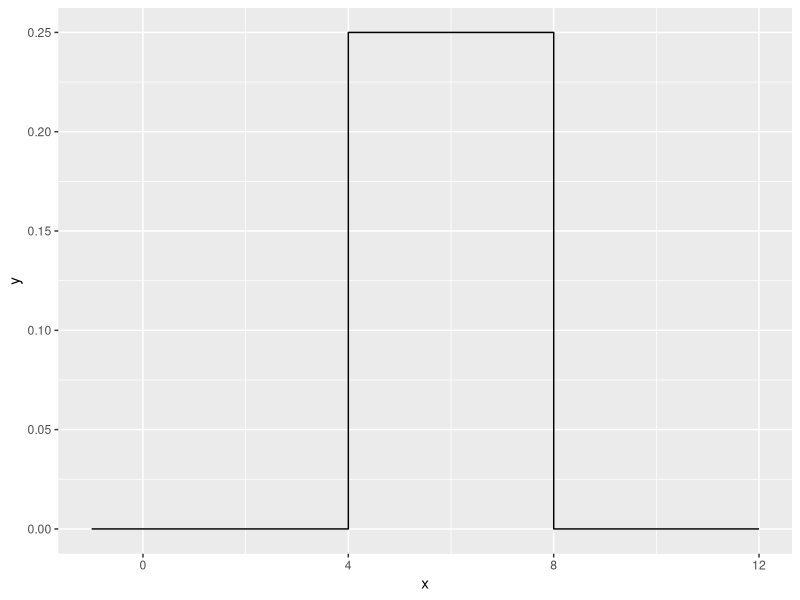

The R source for this figure:
## ---- chunk 1
library(tidyverse)
## ---- chunk 2
 prob1a.fun <- function(a,b){
   return(b*a)
 }
## ---- chunk 3
prob1a.fun(5,4)
## ---- chunk 4
prob1c.fun <- function(a,b){
  if(a > b){
    a*b
  }
  else{
    b-a
  }
}
## ---- chunk 5
prob1c.fun(5,4)

prob1c.fun(4,5)
## ---- chunk 6
duniform <- function(x, a, b){
  if( a < x & x < b){
    return(1/(b-a))
  }
  else{
    return(0)
  }
}

duniform(1,2, 3)
duniform(2,1,3)
duniform(3,1,2)
## ---- chunk 7
duniform <- function(x, a, b){
  result <- c()
  for (i in 1:length(x)) {
    if( a <= x[i] & x[i] <= b){
    result[i] = 1/(b-a)
    }
    else{
      result[i] = 0
    }
  }
  return(result)
}
## ---- chunk 8
duniform2 <- function(x, a, b){
  ifelse( a <= x & x <= b, 1/(b-a), 0)
}

microbenchmark::microbenchmark( duniform2( seq(-4,12,by=.0001), 4, 8), times=100)
## ---- chunk 9
        data.frame( x=seq(-1, 12, by=.001) ) %>%
          mutate( y = duniform2(x, 4, 8) ) %>%
          ggplot( aes(x=x, y=y) ) +
          geom_step()
## ---- chunk 10
duniform3 <- function(x, a=0, b= 1){
  ifelse( a <= x & x <= b, 1/(b-a), 0)
}
## ---- chunk 11
FizzBuzz <- function(x){
  n <- seq(1,x)
  ifelse(n %% 3 == 0 & n %% 5 == 0,"Fizz Buzz", 
         ifelse(n %% 5 == 0, "Buzz", 
         ifelse(n %% 3 == 0, "Fizz", n) ))
}
## ---- chunk 12
FizzBuzz(50)
